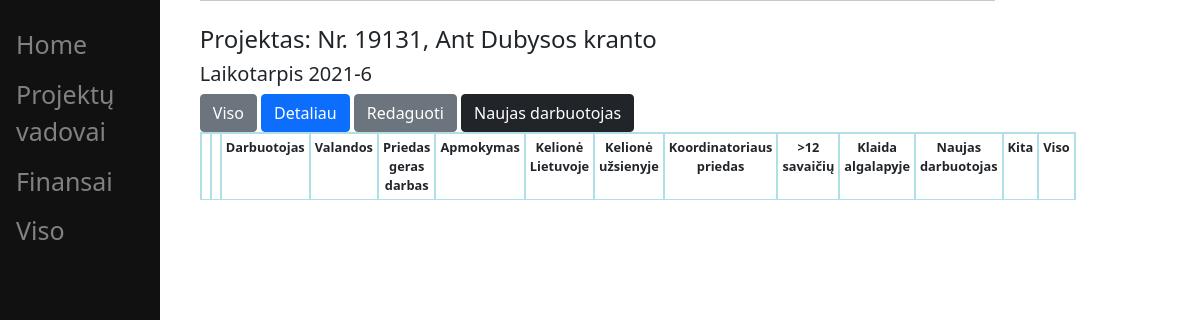
Screenshot of /staff/projects_date/13/details/employees/ (signed in) with the database file from the repository.
### staff/models.py (models this page shows, shortened)
class ProjectDate(models.Model):
    project = models.ForeignKey(Project, on_delete=models.CASCADE)
    year_month = models.CharField(
        default='', max_length=7, blank=True, null=True)
    tarrif = models.DecimalField(
        default=0, max_digits=3, decimal_places=2)
    class Meta:
        ordering = ['year_month']
        verbose_name_plural = "Projektai, mėnuo"

class Project(models.Model):
    project_number = models.CharField(max_length=20, default='', unique=True)
    name = models.CharField(max_length=150, default='')
    country = models.CharField(default="Lietuva", max_length=150)
    started = models.DateField(
        default=timezone.now().today, blank=True, null=True)
    finished = models.DateField(default='', blank=True, null=True)
    created = models.DateField(default=timezone.now)
    class Meta:
        ordering = ['finished', 'started']
        verbose_name_plural = "Objektai"

### staff/views.py (the view, shortened to what this page needs)
@login_required
def bonuses(request, pk, action='all'):
    project_date = ProjectDate.objects.get(pk=pk)
    bonuses = Bonus.objects.filter(project=pk)
    context = {'bonuses': bonuses, 'action': action,
               'project_date': project_date}
    if action == 'all':
        return render(request, 'staff/bonus_all.html', context=context)
    elif action == 'details':
        return render(request, 'staff/bonus_details.html', context=context)

### staff/templates/staff/bonus_details.html (shortened to what this page needs)
{% extends 'staff/base.html' %}
{% block content %}
<div class="col-md-7">
    <h4>Projektas: Nr. {{project_date.project.project_number}}, {{project_date.project.name}}</h4>
    <h5>Laikotarpis {{project_date.year_month}}</h5>
    <a class="btn btn-secondary"
    href="{% url 'staff:bonuses' pk=project_date.id action='all'%}"
    role="button">Viso</a>
    <a class="btn btn-primary"
    href="{% url 'staff:bonuses' pk=project_date.id action='details'%}"
    role="button">Detaliau</a>
    <a class="btn btn-secondary"
    href="{% url 'staff:bonuses' pk=project_date.id action='edit'%}"
    role="button">Redaguoti</a>
    <a class="btn btn-dark"
    <a class="btn btn-dark"
    href="{% url "staff:add_employee" pk=project_date.id %}"
    role="button">Naujas darbuotojas</a>
    <table class="table table-sm" style="width:85%" >
        <tr>
            <th></th>
            <th></th>
            <th>Darbuotojas</th>
            <th>Valandos</th>
            <th>Priedas geras darbas</th>
            <th>Apmokymas</th>
            <th>Kelionė Lietuvoje</th>
            <th>Kelionė užsienyje</th>
            <th>Koordinatoriaus priedas</th>
            <th>>12 savaičių</th>
            <th>Klaida algalapyje</th>
            <th>Naujas darbuotojas</th>
            <th>Kita</th>
            <th>Viso</th>
        </tr>
    </table>
</div>
{% endblock %}

### staff/templates/staff/bonus_details.html (style rules this page uses)
th { background-color:tomato; border: 2px solid powderblue; padding: 30px; font-size:80%; text-align:center; }

### rows the page displays
ProjectDate: project.project_number "19131", project.name "Ant Dubysos kranto", year_month "2021-6"
